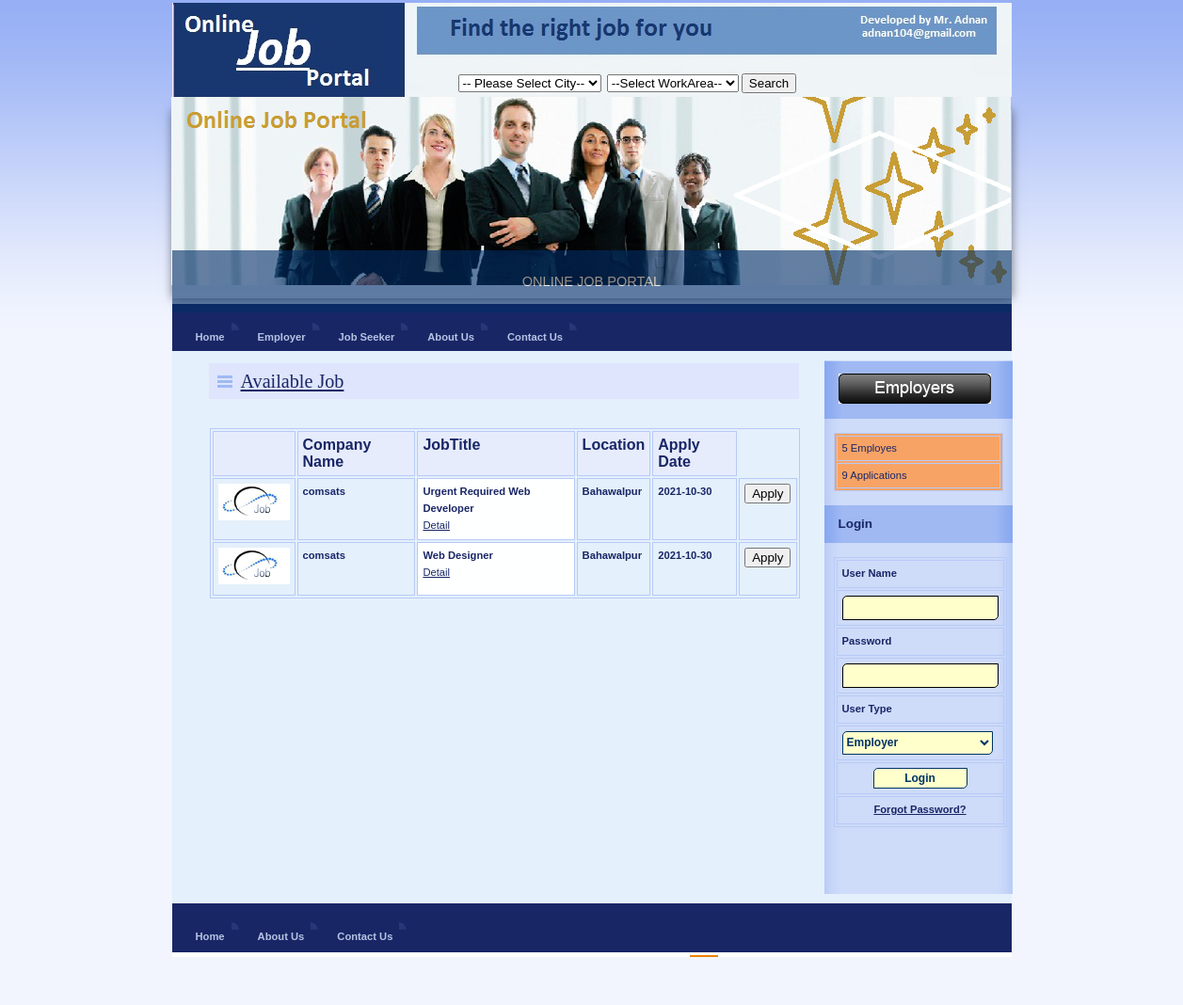
The page / on the database its author committed.
### tables this page shows
CREATE TABLE `job_master` (
  `JobId` int(11) NOT NULL,
  `CompanyName` varchar(20) NOT NULL,
  `Location` varchar(255) NOT NULL,
  `JobTitle` varchar(50) NOT NULL,
  `Work_aera` varchar(255) NOT NULL,
  `Vacancy` int(11) NOT NULL,
  `MinQualification` varchar(50) NOT NULL,
  `App_date` date NOT NULL,
  `Description` varchar(200) NOT NULL
);

### index.php (the view, shortened to what this page needs)
<!DOCTYPE html PUBLIC "-//W3C//DTD XHTML 1.0 Strict//EN" "http://www.w3.org/TR/xhtml1/DTD/xhtml1-strict.dtd">
<html xmlns="http://www.w3.org/1999/xhtml" xml:lang="cs" lang="cs">
<head>
    <link rel="stylesheet" media="screen,projection" type="text/css" href="./css/main.css" />
    <link rel="stylesheet" media="print" type="text/css" href="./css/print.css" />
    <link rel="stylesheet" type="text/css" href="css/style.css" />
    <link rel="stylesheet" media="aural" type="text/css" href="./css/aural.css" />
</head>
<body id="www-url-cz">
<div id="main" class="box">
<?php
include "Header.php"
?>
<?php
include "menu.php"
?>
    <div id="page" class="box">
    <div id="page-in" class="box">
        <div id="content">
            <div class="article">
                <h2><span><a href="#">Available Job</a></span></h2>
                <p>
              <table width="100%" border="1" cellpadding="1" cellspacing="2" bordercolor="#006699" >
<tr>
<th height="32" bgcolor="#006699" class="style3"><div align="left" class="style9 style5 style2"></div></th>
<th height="32" bgcolor="#006699" class="style3"><div align="left" class="style9 style5 style2"><strong>Company Name</strong></div></th>
<th bgcolor="#006699" class="style3"><div align="left" class="style9 style5 style2"><strong>JobTitle</strong></div></th>
<th bgcolor="#006699" class="style3"><div align="left" class="style9 style5 style2"><strong>Location</strong></div></th>
<th bgcolor="#006699" class="style3"><div align="left" class="style9 style5 style2"><strong>Apply Date</strong></div></th>
</tr>
<?php
include "Connections/job.php";
$date1=date("Y/m/d");
$sql = "select * from job_master where App_date>='".$date1."'";
$result = mysqli_query($con,$sql);
while($row = mysqli_fetch_array($result))
{
$CompanyName=$row['CompanyName'];
$location=$row['Location'];
$JobTitle=$row['JobTitle'];
$App_date=$row['App_date'];
?>
<tr>
<td class="style3"><div align="left" class="style9 style5"><strong><img src="design/pics.jpg"></strong></div></td>
<td class="style3"><div align="left" class="style9 style5"><strong><?php echo $CompanyName;?></strong></div></td>
<td class="style3" bgcolor="#FEFFFF"><div align="left" class="style9 style5"><strong><?php echo $JobTitle;?></strong></div><a href="jobtitleDetail.php?jobtitle=<?php echo $row['JobId'];?>">Detail</a></td>
<td class="style3"><div align="left" class="style9 style5"><strong><?php echo $location;?></strong></div></td>
<td class="style3"><div align="left" class="style9 style5"><strong><?php echo $App_date;?></strong></div></td>
 <td class="style3"><div align="left" class="style9 style5"><strong><a href="loginheader.php?JobId=<?php echo $row['JobId'];?>"><input type="button" value="Apply" /></a></strong></div></td>
</tr>
<?php
}
?>
</table>
                </p>
              <p class="btn-more box noprint">&nbsp;</p>
          </div>
        </div>
<?php
include "right.php"
?>
    </div>
    </div>
<?php
include "footer.php"
?>
</div>
</body>
</html>

### css/main.css (style rules this page uses)
* { min-height:1px; }
body { margin: -47px; padding: 0; background:#F2F5FE url("../design/bg.gif") 0 0 repeat-x; font:70%/160% "verdana",sans-serif; color:#192666; _text-align:center; }
a { color:#192666; }
p { border:0; margin:15px 0; padding:0; line-height:30px; }
div { display:block; border:0; margin:0; padding:0; }
h1, h2, h3, h4, h5 { border:0; margin:15px 0 10px 0; padding:0; font-weight:bold; }
h2 { font-size:180%; line-height:100%; font-family:"georgia",serif; font-weight:normal; }
table { display:table; margin:15px 0; padding:0; border:1px solid #B7CAF6; font-size:100%; }
tr { display:table-row; }
th, td { display: table-cell; border:1px solid #B7CAF6; margin:0; padding:5px; vertical-align:top; text-align:left; }
th { background:#E7ECFD; text-align:center; color:#192666; font-weight:bold; }
a, img, span { border:0; margin:0; padding:0; }
strong, .strong { font-weight:bold; }
.box { min-height:1px; _height:1px; }
.box:after { content:"."; display:block; line-height:0px; font-size:0px; visibility:hidden; clear:both; }
#main { width:892px; margin:50px auto 0 auto; _text-align:left; }
#page { min-height:1px; background:#E4F0FB; _height:1px; left:30px; }
#page-in { min-height:1px; padding:10px 0; _height:1px; border-radius:15px 15px 15px 15px; width:800px; }
#content { float:left; width:667px; _width:550px; padding:0 0 0 20px; }
#content .article { clear:both; margin:0; padding:20px; }
#content .article h2 { padding:10px; background:#DEE5FD ; color:#192666; margin: -17px 1px 4px -1px; padding: 9px; }
#content .article h2 span { background:url("../design/ico_list.gif") 0 50% no-repeat; padding-left:25px; }
#content .article p { text-align:justify; }
#content .btn-more { margin:0 0 15px 0; padding:0; border:0; position:relative; }

### css/print.css (style rules this page uses)
body { border:0; margin:0; padding:0; font-size:12pt }
a { color:#000; text-decoration:none; }
h1, h2, h3 { page-break-after:avoid; page-break-inside:avoid; }
table { border-collapse: collapse; border-width:1px; border-style:solid; }
th, td { display:table-cell; border-width:1px; border-style:solid; }
.noprint { display:none; }

### css/aural.css (style rules this page uses)
body { voice-family:paul,male; volume:loud; speech-rate:slow; richness:90; stress:20; }
h1, h2, h3, h4, h5 { cue-before:url("ping.au"); }
p, table { pause:50ms; }
strong { pitch:medium; pitch-range:60; stress:90; richness:90; }

### index.php (style rules this page uses)
.style2 { font-size: medium; font-weight: bold; }

### rows shown on the page
job_master: CompanyName "comsats", JobTitle "Urgent Required Web Developer", Location "Bahawalpur", App_date "2021-10-30"
job_master: CompanyName "comsats", JobTitle "Web Designer", Location "Bahawalpur", App_date "2021-10-30"

### other values the page prints
$totalemp "5"
$totaljobseeker "9"
